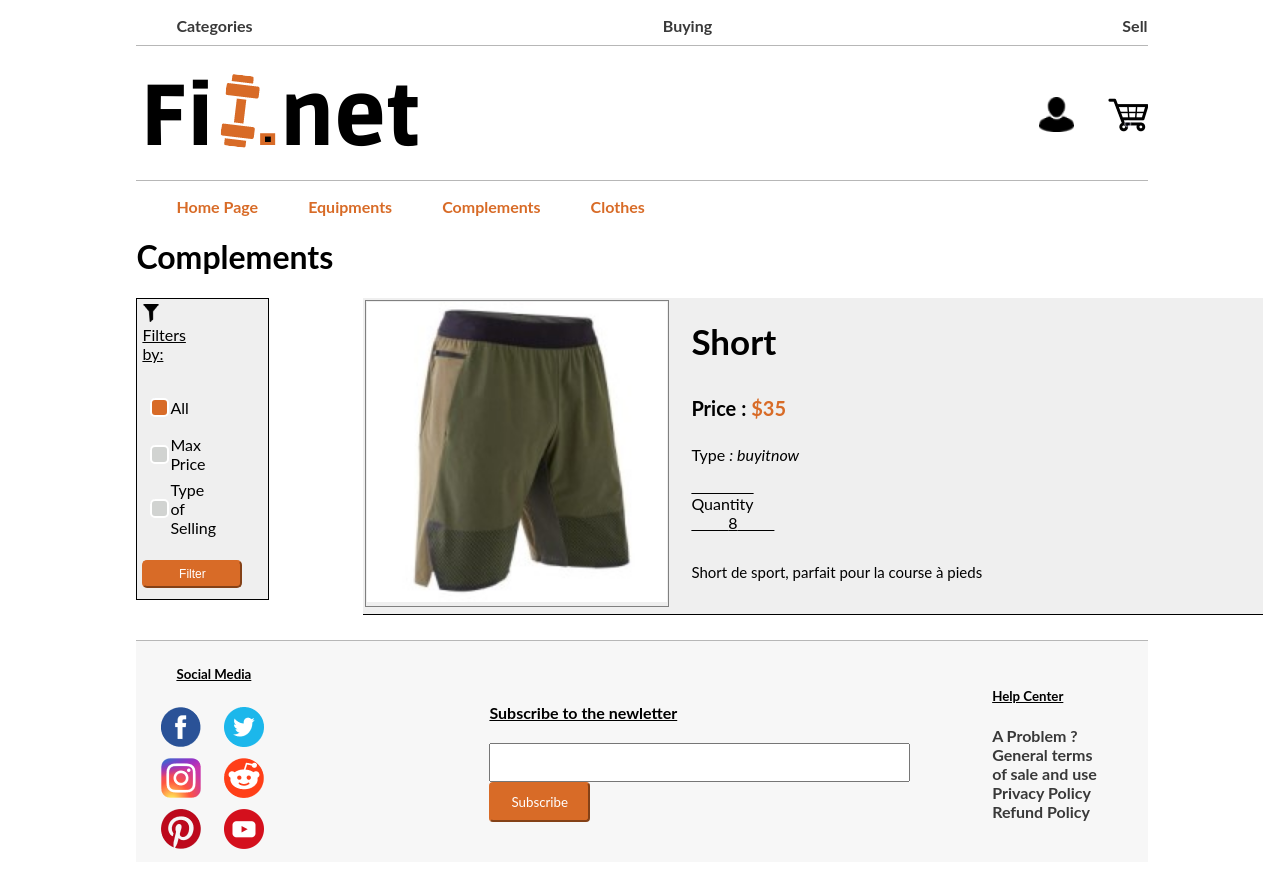
Screenshot of /PHP/clothes.php (signed in) with the database file from the repository.
### tables this page shows
CREATE TABLE IF NOT EXISTS `items` (
  `id` int(11) NOT NULL AUTO_INCREMENT,
  `name` text NOT NULL,
  `description` text NOT NULL,
  `price` int(11) NOT NULL,
  `category` text NOT NULL,
  `photo1` text NOT NULL,
  `photo2` text NOT NULL,
  `photo3` text NOT NULL,
  `video` text NOT NULL,
  `quantity` int(11) NOT NULL,
  `type_of_selling` text NOT NULL,
  `id_seller` int(11) NOT NULL,
  PRIMARY KEY (`id`)
);

### PHP/clothes.php (the view, shortened to what this page needs)
<!DOCTYPE html>
<html lang="en">
<head>
    <link rel="stylesheet" type="text/css" href="../CSS/categorie.css">
</head>
<body>
    <?php include 'header.php'?>
    <?php
        $mysqli = new mysqli('127.0.0.1','root', '', 'fitnet', NULL) or die("Connect failed");
        $allProducts = array();
        $result = $mysqli->query("SELECT * FROM `items` WHERE `category`='clothe'");
        if($result->num_rows > 0){
            while($row = $result->fetch_assoc()) {
                if($row["type_of_selling"] == "auction"){
                    $iditemauction = $row["id"];
                    $checkstatus = $mysqli->query("SELECT `status` FROM `auction` WHERE `id_item`='$iditemauction' ");
                    if($checkstatus->num_rows > 0){
                        while($row2 = $checkstatus->fetch_assoc()){
                            if($row2["status"] == "inprogress"){
                                $product=array($row["id"],$row["name"],$row["photo1"],$row["price"],$row["description"],$row["quantity"],$row["type_of_selling"]);
                                $allProducts[]=$product;
                            }
                        }
                    }
                }else{
                    $product=array($row["id"],$row["name"],$row["photo1"],$row["price"],$row["description"],$row["quantity"],$row["type_of_selling"]);
                    $allProducts[]=$product;
                }
            }
        }
        $nbProducts = count($allProducts);
        $maxprice = 999999;
        $onlytype = "all";
    ?>
    <h1>Complements</h1>
       <div class="filter_item_categories_bloc">
          <div class="filter_form_block">
             <form class="filter_form" name="form" method="post" oninput="selectprice.value=parseInt(max_price_value.value)">
                   <div class="title_filter">
                       <img src="../Images/logo_filtre.png" width="18" height="auto">
                       <label for="radio_button_filter"><u>Filters by: </u></label>
                   </div>
                   <table>
                       <tr class="filter_table_row_line">
                           <td>
                               <input class="radio_button_filter" type="radio" name="filter" value="All" onclick="cacher()" <?php if (isset($_POST["filter"])) { if ($_POST["filter"] != "Name" && $_POST["filter"] != "Max Price") { echo "checked"; } } else echo "checked"; ?> >
                           </td>
                           <td>
                               <label class="label_filter">All</label>
                           </td>
                       </tr>
                       <tr class="filter_table_row_line">
                           <td><input class="radio_button_filter" type="radio" name="filter" value="Max Price" onclick="afficherPrice()" <?php if (isset($_POST["filter"])) { if ($_POST["filter"] == "Max Price") { echo "checked"; } } ?>></td>
                           <td><label class="label_filter" for="max_price_value">Max Price</label>
                           </td>
                       </tr>
                       <tr class="filter_table_row_line">
                           <td><input class="radio_button_filter" type="radio" name="filter" value="Name" onclick="afficherType()" <?php if (isset($_POST["filter"])) { if ($_POST["filter"] == "Name") { echo "checked"; } } ?>></td>
                           <td><label class="label_filter" for="type_of_selling">Type of Selling</label>
                           </td>
                       </tr>
                   </table>
                   <div class="filter_select_button_block">
                            <input type="submit" name="confirmfilter" value="Filter" class="filter_select_button">
                   </div>
               </form>
           </div>
           <div  class="item_table_block">
             <?php
                 if($nbProducts > 0){
                     for ($row = 0; $row < $nbProducts ; $row++) {
                        if($allProducts[$row][5]>0 && $allProducts[$row][3]<=$maxprice){
                            if($onlytype == $allProducts[$row][6] || $onlytype == "all"){
                                $photo = "../itemImages/".$allProducts[$row][2];
                                $linkproduct = "productPage.php?idproduct=".$allProducts[$row][0];
                                echo "<table class='table_of_items' border=1>";
                                echo "<tr>";
                                echo "<td rowspan=5 id='picture_item'><a  class='link_for_article' href='$linkproduct'><img src=$photo width=300 height=300></a></td>";
                                echo "<td  class='raw_table_items_list'  id='title_item'>".$allProducts[$row][1]."</td></tr>";
                                echo "<tr><td  class='raw_table_items_list'  id='prix_item'><b>Price : </b><span id='nuber_price_item'>$".$allProducts[$row][3]."</span></td></tr>";
                                echo "<tr><td  class='raw_table_items_list' id='type_item'>Type <em>: ".$allProducts[$row][6]."</em></td></tr>";
                                echo "<tr><td  class='raw_table_items_list'  id='quantity_item'><span style='text-decoration:overline;'>Quantity</span>  <br><span style='text-decoration:underline;'>&nbsp;&nbsp;&nbsp;&nbsp;&nbsp;&nbsp;&nbsp&nbsp&nbsp".$allProducts[$row][5]."&nbsp;&nbsp;&nbsp;&nbsp;&nbsp;&nbsp;&nbsp&nbsp&nbsp</span></td></tr>";
                                echo "<tr><td  class='raw_table_items_list' id='description_item'>".$allProducts[$row][4]."</td></tr>";
                                echo "</table>";
                            }
                        }
                     }
                 }
             ?>
            </div>
        </div>
        <?php include 'footer.php'?>
    </body>
</html>

### CSS/categorie.css (style rules this page uses)
.title_filter { padding-bottom: 20px; }
.label_filter { display: flex; justify-content: flex-start; }
.filter_form { background-color: #EFEFEF; max-width: 100px; height: 290px; padding: 5px 100px 5px 5px; border : 1px black solid; width: 12.5%; }
.filter_form_block { padding-right: 20px; padding-bottom: 40px; position: sticky; }
.filter_table_row_line { height: 45px; }
.radio_button_filter:after { width: 15px; height: 15px; border-radius: 5px; position: relative; background-color: #d1d3d1; content: ''; display: inline-block; visibility: visible; border: 2px solid white; }
.radio_button_filter:checked:after { width: 15px; height: 15px; border-radius: 5px; position: relative; background-color: #D86B27; content: ''; display: inline-block; visibility: visible; border: 2px solid white; }
.filter_select_button { font-size: 12px; background-color: #D86B27; border-radius: 5px; padding: 5px; color: white; border-color: #D86B27; margin: 0 auto; width: 100px; }
.filter_select_button_block { padding-top: 20px; }
.filter_item_categories_bloc { display: flex; }
.item_table_block { padding-bottom: 20px; }

### CSS/header.css (style rules this page uses)
body { font-family: lato; padding-right: 10%; padding-left: 10%; }

### CSS/equipmentsCSS.php (style rules this page uses)
.table_of_items { padding-bottom : 5px; background-color : #EFEFEF; margin: 0 auto; width: 900px; border : none; border-bottom : 1px solid black; }
.raw_table_items_list { padding-left : 20px; border: none; overflow: hidden; width: 100%; }
#picture_item { border : 1px grey solid; }
#title_item { height : 10%; color : #0F00F; font-weight : bolder; font-size : 35px; }
#prix_item { font-size : 20px; height :10%; }
#nuber_price_item { color : #D86B27; font-weight : bold; }
#quantity_item { height : 20%; }
#type_item { height : 7%; }
#description_item { padding-top : 10px; font-size : 15px; display : flex; align-items : flex-start; }
.link_for_article { text-decoration : none; color : black; }

### rows the page displays
items: photo1 (picture), name "Short", price "35", type_of_selling "buyitnow", quantity "8", description "Short de sport, parfait pour la course à pieds"
